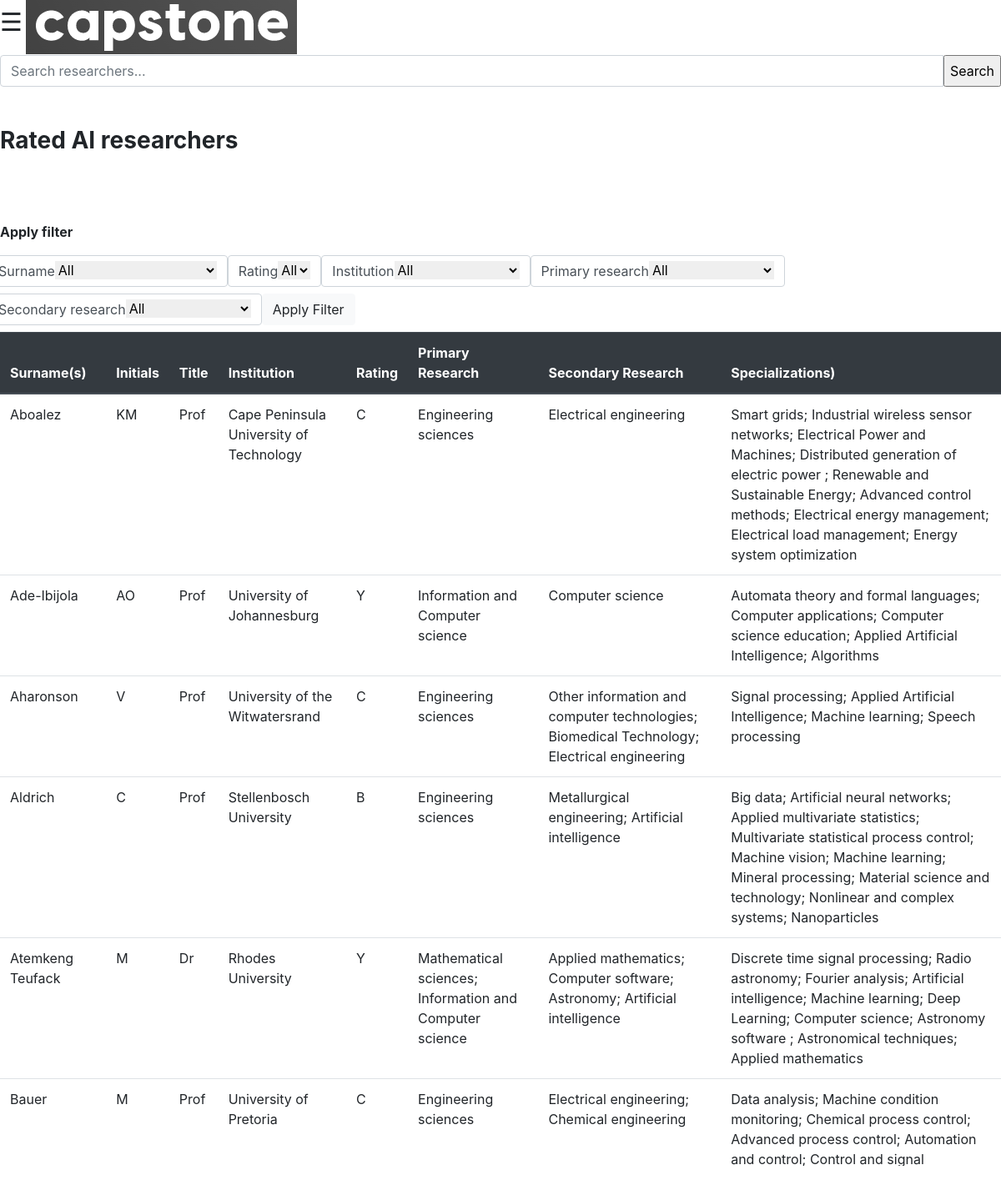
Screenshot of /researchers with the database file from the repository.
### tables this page shows
CREATE TABLE Researchers (id INTEGER primary key autoincrement ,Surname TEXT ,Initials TEXT ,Title TEXT ,Institution TEXT ,Rating TEXT ,Rating_Start DATE ,Rating_Ending DATE ,PrimaryResearch TEXT ,SecondaryResearch TEXT ,Specializations TEXT );

### app.py (the view)
@app.route("/researchers", methods=["GET"])
def researchers():
    rows = None
    S_options = None
    P_options = None
    Institutions = None
    Surnames = None
    try:
        conn = sqlite3.connect(NRF_database_file)
        conn.row_factory = sqlite3.Row
        cursor = conn.cursor()
        try:
            cursor.execute(SQL_queries.get_table(table_name))
            rows = cursor.fetchall()
        except sqlite3.Error:
            print("Unable to obtain rows")
        try:
            cursor.execute(SQL_queries.get_table(table_name, single_column="SecondaryResearch", DISTINCT=True))
            S_options = cursor.fetchall()
        except sqlite3.Error:
            print("Unable to obtain secondary research options")
        try:
            cursor.execute(SQL_queries.get_table(table_name, single_column="PrimaryResearch", DISTINCT=True))
            P_options = cursor.fetchall()
        except sqlite3.Error:
            print("Unable to obtain primary research options")
        try:
            cursor.execute(SQL_queries.get_table(table_name, single_column="Institution", DISTINCT=True))
            Institutions = cursor.fetchall()
        except sqlite3.Error:
            print("Unable to obtain Institutions")
        try:
            cursor.execute(SQL_queries.get_table(table_name, single_column="Surname", DISTINCT=True))
            Surnames = cursor.fetchall()
        except sqlite3.Error:
            print("Unable to obtain Surnames")
    except sqlite3.Error:
        print("Could not connect to database!")
    finally:
        if rows is not None:
            return render_template("researchers.html", rows=rows, S_options=S_options, P_options=P_options,
                               Institutions=Institutions, Surnames=Surnames)
        else:
            return render_template("Error_page.html")

### SQL_queries.py (called while the page is built)
    @staticmethod
    def get_table(table_name, columns=None, single_column="", DISTINCT=False):
        query = "select "
        if DISTINCT:
            query += "DISTINCT "
        if columns is not None:
            for column in columns:
                query += column + ","
            query = query[0: len(query) - 1]
        elif single_column != "":
            query += single_column
        else:
            query += " *"
        query += " from " + table_name
        return query

### templates/researchers.html (shortened to what this page needs)
{% extends 'base.html' %}
{% block body %}
<div>
  <form class="input-group input-group-xs" action="/search_results" method="GET">
    <input type="text" placeholder="Search researchers..." class="form-control" name="researcher_search">
    <input type="submit" value="Search">
  </form>
</div>
<br><br>
  <div>
    <h1 class="pix-sliding-headline h3 text-heading-default font-weight-bold pix-ready"><span class="slide-in-container"><span class="d-inline-block text-heading-default animated">Rated AI</span></span> <span class="slide-in-container"><span class="d-inline-block text-heading-default animated">researchers</span></span> </h1>
  </div>
    <br><br><br>
    <p class="text-heading-default font-weight-bold pix-ready"><span class="slide-in-container"><span class="d-inline-block text-heading-default animated">Apply</span></span> <span class="slide-in-container"><span class="d-inline-block text-heading-default animated">filter</span></span> </p>
<div id="content">
  <span class="input-group input-group-sm row" >
    <div>
    <label class="form-control col"> Surname
     <select name="Surname" style="border:0px; float: right;width=150px;" id="input_surname">
           <option value="All">All</option>
      </select>
    </label>
    </div>
    <div>
    <label class="form-control col"> Rating
     <select name="Rating" style="border:0px; float: right;" id="input_rating">
        <option value="All">All</option>
      </select>
    </label>
    </div>
    <div>
    <label class="form-control col" > Institution
      <select name="Institution" style="border:0px; float: right;width:150px;" id="input_institution">
          <option value="All">All</option>
      </select>
    </label>
    </div>
    <div>
    <label class="form-control col"> Primary research
      <select name="Primary research" class=wgtmsr" style="border:0px; float: right; width:150px;" id="input_Primary" >
          <option value="All">All</option>
      </select>
    </label>
    </div>
    <div>
    <label class="form-control col"> Secondary research
      <select name="Secondary research" class="wgtmsr" style="border:0px; float: right;width:150px;" id="input_Secondary" >
          <option value="All">All</option>
      </select>
    </label>
    </div>
      <button class = "btn btn-light" style="height: 38px;" onclick="search_researchers()"> Apply Filter </button>
  </span>
<table class="table"  id="ResearchersTable">
    <thead class="thead-dark" style="position: sticky;">
        <th>Surname(s)</th>
        <th>Initials</th>
        <th>Title</th>
        <th>Institution</th>
        <th>Rating</th>
        <th>Primary Research</th>
        <th>Secondary Research</th>
        <th>Specializations)</th>
    </thead>
    {% for row in rows %}
        <tr>
              <td>{{row["surname"]}}</td>
              <td>{{row["initials"]}}</td>
              <td>{{row["title"]}}</td>
              <td>{{row["institution"]}}</td>
              <td>{{row["rating"]}}</td>
              <td>{{row["primaryResearch"]}}</td>
              <td>{{row["secondaryResearch"]}}</td>
              <td>{{row["Specializations"]}}</td>
        </tr>
    {% endfor %}
</table>
<br>
<br>
</div>
{% endblock %}

### templates/base.html (shortened to what this page needs)
<!DOCTYPE html>
<html lang="en">
<head>
    <link rel="stylesheet" href="https://cdn.jsdelivr.net/npm/bootstrap@4.6.1/dist/css/bootstrap.min.css">
    <link rel="stylesheet" href="static/css/styles.css">
</head>
<body >
      <span>
        <span style="font-size:30px;cursor:pointer" onclick="openNav()">&#9776;</span>
      </span>
      <img src="static/images/logo.png" style="display: inline-block;">
    {% block body %} {% endblock %}
    </body>
</html>

### static/css/styles.css (style rules this page uses)
th { position: -webkit-sticky; position: sticky; top: 0; z-index: 2; }
.wgtmsr option { width:150px; }
table { background-color: white; overflow-y:scroll; max-height:1000px; display:block;; }

### rows the page displays
Researchers: surname "Aboalez", initials "KM", title "Prof", institution "Cape Peninsula University of Technology", rating "C", primaryResearch "Engineering sciences", secondaryResearch "Electrical engineering", Specializations "Smart grids; Industrial wireless sensor networks; Electrical Power and Machines; Distributed generation of electric power ; Renewable and Sustainable Energy; Advanced control methods; Electrical energy management; Electrical load management; Energy system optimization"
Researchers: surname "Ade-Ibijola", initials "AO", title "Prof", institution "University of Johannesburg", rating "Y", primaryResearch "Information and Computer science", secondaryResearch "Computer science", Specializations "Automata theory and formal languages; Computer applications; Computer science education; Applied Artificial Intelligence; Algorithms"
Researchers: surname "Aharonson", initials "V", title "Prof", institution "University of the Witwatersrand", rating "C", primaryResearch "Engineering sciences", secondaryResearch "Other information and computer technologies; Biomedical Technology; Electrical engineering", Specializations "Signal processing; Applied Artificial Intelligence; Machine learning; Speech processing"
Researchers: surname "Aldrich", initials "C", title "Prof", institution "Stellenbosch University", rating "B", primaryResearch "Engineering sciences", secondaryResearch "Metallurgical engineering; Artificial intelligence", Specializations "Big data; Artificial neural networks; Applied multivariate statistics; Multivariate statistical process control; Machine vision; Machine learning; Mineral processing; Material science and technology; Nonlinear and complex systems; Nanoparticles"
Researchers: surname "Atemkeng Teufack", initials "M", title "Dr", institution "Rhodes University", rating "Y", primaryResearch "Mathematical sciences; Information and Computer science", secondaryResearch "Applied mathematics; Computer software; Astronomy; Artificial intelligence", Specializations "Discrete time signal processing; Radio astronomy; Fourier analysis; Artificial intelligence; Machine learning; Deep Learning; Computer science; Astronomy software ; Astronomical techniques; Applied mathematics"
Researchers: surname "Bauer", initials "M", title "Prof", institution "University of Pretoria", rating "C", primaryResearch "Engineering sciences", secondaryResearch "Electrical engineering; Chemical engineering", Specializations "Data analysis; Machine condition monitoring; Chemical process control; Advanced process control; Automation and control; Control and signal…"
